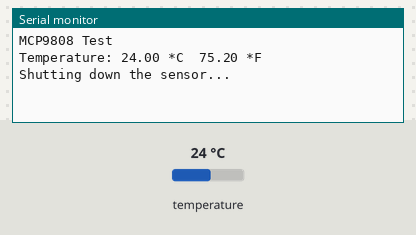
A sketch run on a simulated Arduino Uno, built with avr-gcc and run on an emulated ATmega328P. Shown: the last lines printed to the serial monitor. The test bench sets the inputs (shaded band); at power-on: temperature 24 °C.

Above: at 1.2 s.
1.3 s: temperature set to 12 °C
At 3.9 s:
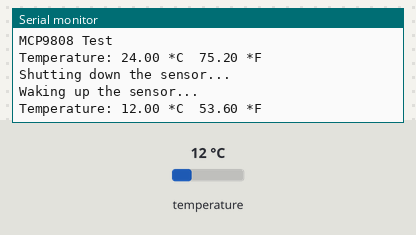
6.2 s: temperature set to 19 °C
At 7.5 s:
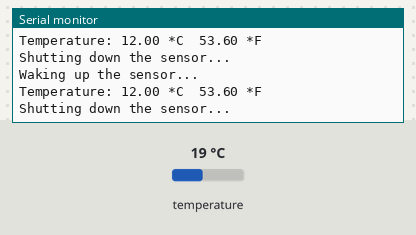
Timing chart, 0 to 9.2 s (numbered marks = the images above; inputs shaded):
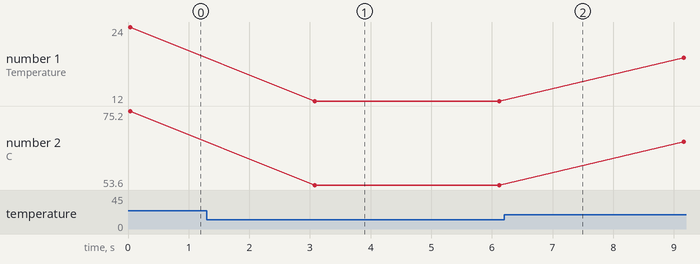

The sketch:

mcp9808_basic.ino
```cpp
#include <Wire.h>
#include <Adafruit_MCP9808.h>

Adafruit_MCP9808 sensor = Adafruit_MCP9808();

void setup() {
  // put your setup code here, to run once:
  Serial.begin(9600);
  Serial.println("MCP9808 Test");

  if (!sensor.begin())
  {
    Serial.println("MCP9808 sensor not found, please check your connections");
    while(1);
  }
}

void loop() {
  // put your main code here, to run repeatedly:
  float t_c = sensor.readTempC();
  float t_f = sensor.readTempF();
  Serial.print("Temperature: ");
  Serial.print(t_c);
  Serial.print(" *C\t");
  Serial.print(t_f);
  Serial.println(" *F");
  delay(1000);

  Serial.println("Shutting down the sensor...");
  sensor.shutdown_wake(1);
  delay(2000);
  Serial.println("Waking up the sensor...");
  sensor.shutdown_wake(0);
}
```

Measured:
- after the input at 1.3 s, the serial monitor: prints a new line after 1.8 s (image 1)
- plotted number 1: 24 → 12 after the input at 1.3 s, 12 → 19 after the input at 6.2 s
- plotted number 2: 75.2 → 53.6 after the input at 1.3 s, 53.6 → 66.2 after the input at 6.2 s
